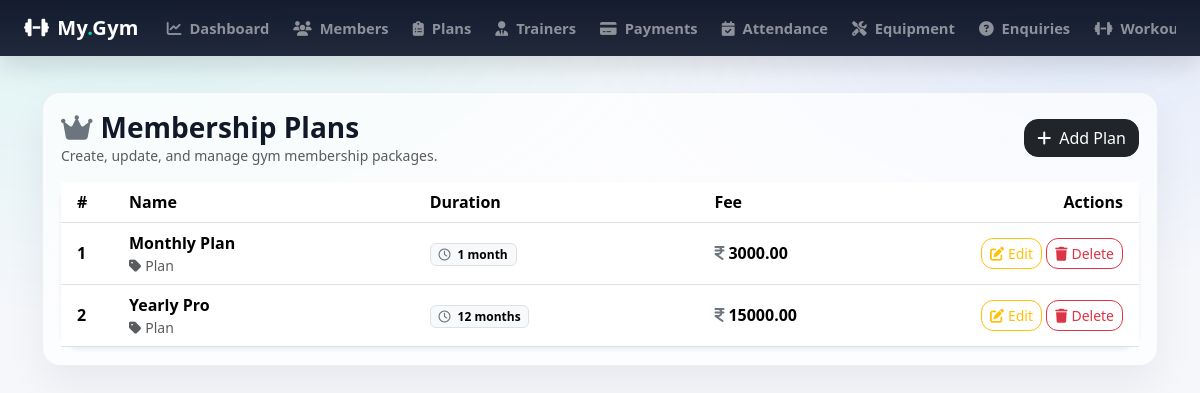
Screenshot of /admin_plans/ (signed in) with the database file from the repository.
### gymapp/models.py (models this page shows, shortened)
class MembershipPlan(models.Model):
    name = models.CharField(max_length=100)
    duration_months = models.PositiveIntegerField()
    fee = models.DecimalField(max_digits=10, decimal_places=2)
    description = models.TextField(blank=True)

### gymapp/views.py (the view)
    def wrapper(request, *args, **kwargs):
        if not request.user.is_authenticated or getattr(request.user, 'role', None) != 'ADMIN':
            messages.error(request, 'You must be logged in as an admin to access this page.')
            return redirect('admin_login')  # Redirect to the admin login page
        return view_func(request, *args, **kwargs)

### gymapp/views.py (called while the page is built)
def admin_required(view_func):
    def wrapper(request, *args, **kwargs):
        if not request.user.is_authenticated or getattr(request.user, 'role', None) != 'ADMIN':
            messages.error(request, 'You must be logged in as an admin to access this page.')
            return redirect('admin_login')  # Redirect to the admin login page
        return view_func(request, *args, **kwargs)
    return wrapper

@admin_required
def admin_plans_list(request):
    plans = MembershipPlan.objects.all().order_by('duration_months') # Fetch all membership plans from the database and order them by duration
    return render(request, 'admin_plans_list.html', {'plans': plans})

### gymapp/templates/admin_plans_list.html (shortened to what this page needs)
{% extends 'base.html' %}
{% block content %}
<div class="d-flex flex-wrap justify-content-between align-items-center gap-2 mb-3">
    <div>
        <h3 class="mb-0 fw-bold">
            <i class="fa-solid fa-crown me-2 text-secondary"></i>Membership Plans
        </h3>
        <div class="text-muted small">Create, update, and manage gym membership packages.</div>
    </div>
    <a href="{% url 'admin_plan_add' %}" class="btn btn-dark" style="border-radius:14px;">
        <i class="fa-solid fa-plus me-2"></i>Add Plan
    </a>
</div>
<div class="card border-0 shadow-sm" style="border-radius:18px;">
    <div class="card-body p-0">
        <div class="table-responsive">
            <table class="table table-hover align-middle mb-0">
                <thead style="background: rgba(15,23,42,.98); color: #fff;">
                <tr>
                    <th class="ps-3" style="width:60px;">#</th>
                    <th>Name</th>
                    <th>Duration</th>
                    <th>Fee</th>
                    <th class="text-end pe-3" style="width:190px;">Actions</th>
                </tr>
                </thead>
                <tbody>
                {% for p in plans %}
                    <tr>
                        <td class="ps-3 fw-semibold">{{ forloop.counter }}</td>
                        <td>
                            <div class="fw-semibold">{{ p.name }}</div>
                            <div class="small text-muted">
                                <i class="fa-solid fa-tag me-1"></i>Plan
                            </div>
                        </td>
                        <td class="text-nowrap">
                            <span class="badge text-bg-light border">
                                <i class="fa-regular fa-clock me-1 text-secondary"></i>
                                {{ p.duration_months }} month{% if p.duration_months|default:0|add:0 != 1 %}s{% endif %}
                            </span>
                        </td>
                        <td class="text-nowrap">
                            <span class="fw-bold">
                                <i class="fa-solid fa-indian-rupee-sign me-1 text-secondary"></i>{{ p.fee }}
                            </span>
                        </td>
                        <td class="text-end pe-3">
                            <a href="{% url 'admin_plan_edit' p.id %}"
                               class="btn btn-sm btn-outline-warning"
                               style="border-radius:12px;">
                                <i class="fa-solid fa-pen-to-square me-1"></i>Edit
                            </a>
                            <form method="post" action="{% url 'admin_plan_delete' p.id %}"
                                  class="d-inline-block">
                                <button type="submit"
                                        class="btn btn-sm btn-outline-danger"
                                        style="border-radius:12px;"
                                        onclick="return confirm('Delete this plan?');">
                                    <i class="fa-solid fa-trash me-1"></i>Delete
                                </button>
                            </form>
                        </td>
                    </tr>
                {% endfor %}
                </tbody>
            </table>
        </div>
    </div>
</div>
{% endblock %}

### gymapp/templates/base.html (style rules this page uses)
:root { --brand: #00d1b2; --dark-2: #0f172a; --card: #ffffff; --muted: #6b7280; }
body { background: radial-gradient(1200px 600px at 10% 0%, rgba(0, 209, 178, .10), transparent 55%), radial-gradient(900px 450px at 90% 10%, rgba(59, 130, 246, .10), transparent 55%), #f6f7fb; color: #111827; }

### rows the page displays
MembershipPlan: name "Monthly Plan", duration_months "1", fee "3000.00"
MembershipPlan: name "Yearly Pro", duration_months "12", fee "15000.00"
